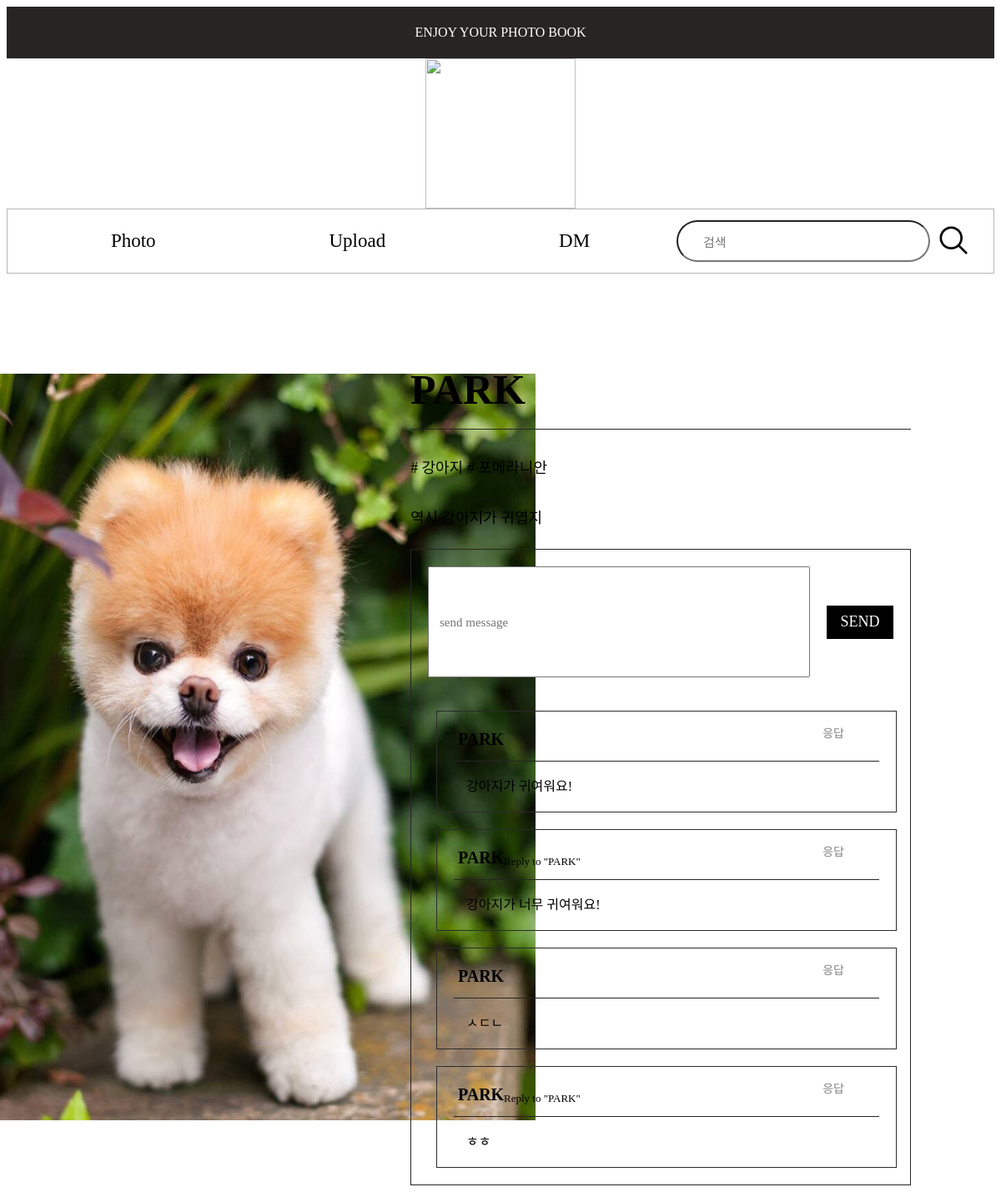
The app's page /photo_detail/9 with its own data.
### tables this page shows
CREATE TABLE photo_table (
    photo_ID INTEGER PRIMARY KEY AUTOINCREMENT,
    user_ID INTEGER NOT NULL,
    photo_img TEXT NOT NULL,
    photo_describ TEXT NOT NULL,
    FOREIGN KEY (user_ID) REFERENCES user_table(ID)
);

CREATE TABLE user_table (
    ID INTEGER PRIMARY KEY AUTOINCREMENT,
    user_nickname TEXT NOT NULL,
    user_ID TEXT NOT NULL UNIQUE,
    user_PW TEXT NOT NULL
);

CREATE TABLE DM_table (
    DM_ID INTEGER PRIMARY KEY AUTOINCREMENT,
    user_ID INTEGER NOT NULL,
    photo_ID INTEGER NOT NULL,
    DM_msg TEXT NOT NULL, parent_user_name TEXT, parent_ID TEXT,
    FOREIGN KEY (user_ID) REFERENCES user_table(ID),
    FOREIGN KEY (photo_ID) REFERENCES photo_table(photo_ID)
);

### signup.py (the view)
@app.route('/photo_detail/<int:item_id>')
def photo_detail(item_id):
    with sqlite3.connect('photo_album.db') as con:
        cur = con.cursor()
        cur.execute('''
            SELECT photo_table.photo_img, user_table.user_nickname, GROUP_CONCAT(photo_keyword_table.keyword), photo_table.photo_describ, photo_table.user_ID
            FROM photo_table
            JOIN user_table ON photo_table.user_ID = user_table.ID
            LEFT JOIN photo_keyword_table ON photo_table.photo_ID = photo_keyword_table.photo_ID
            WHERE photo_table.photo_ID = ?
            GROUP BY photo_table.photo_ID
        ''', (item_id,))
        photo = cur.fetchone()
        cur.execute('''
            SELECT DM_table.DM_ID, DM_table.DM_msg, user_table.user_nickname, DM_table.user_ID, DM_table.parent_ID
            FROM DM_table
            JOIN user_table ON DM_table.user_ID = user_table.ID
            WHERE DM_table.photo_ID = ?
            ORDER BY DM_table.DM_ID ASC
        ''', (item_id,))
        dms = cur.fetchall()
        is_user = 'user_id' in session and session['user_id'] == photo[4]
    keywords = photo[2] if photo[2] is not None else ''
    keywords_list = keywords.split(',')
    formatted_keywords = ' '.join([f'# {kw.strip()}' for kw in keywords_list])
    dms_with_parent = []
    for dm in dms:
        parent_user_name = None
        if dm[4]:  # parent_ID가 있는 경우
            cur.execute('SELECT user_nickname FROM user_table WHERE ID = (SELECT user_ID FROM DM_table WHERE DM_ID = ?)', (dm[4],))
            parent_user_name_result = cur.fetchone()
            if parent_user_name_result:
                parent_user_name = parent_user_name_result[0]
        dms_with_parent.append((dm[0], dm[1], dm[2], dm[3], dm[4], parent_user_name))
    item = {
    'id': item_id,
    'author': photo[1],
    'keywords': formatted_keywords,
    'description': photo[3],
    'img_src': photo[0],
    'is_user': is_user
    }
    return render_template('photo_detail.html', item=item, dms=dms_with_parent)

### templates/photo_detail.html (shortened to what this page needs)
<!DOCTYPE html>
<html>
<head>
    <link rel="stylesheet" href="{{ url_for('static', filename='photo_detail.css') }}" />
</head>
<body>
    <div id='top'>ENJOY YOUR PHOTO BOOK</div>
    <div id="camera_img_container">
        <img id='camera_img' src="{{ url_for('static', filename='assets/camera.png') }}">
    </div>
    <div id="container">
        <div id='topbar_container'>
            <div class="topbar_btn_container"><button class='topbar_btn' onclick="location.href='{{ url_for('mainpage') }}'">Photo</button></div>
            <div class="topbar_btn_container"><button class='topbar_btn' onclick="location.href='{{ url_for('photo_upload') }}'">Upload</button></div>
            <div class="topbar_btn_container"><button class='topbar_btn' onclick="location.href='{{ url_for('dm_list') }}'">DM</button></div>
            <div id="keyword_container">
                <form action="search_keyword" method="POST">
                    <input type="text" id="keyword" name="keyword" placeholder="검색">
                    <button id="search_btn"><img id='search_img' src="{{ url_for('static', filename='assets/search.png') }}"></button>
                </form>
            </div>
        </div>
        <div id="photo_container">
            <div class='photo'>
                <img class='photo_img' src="{{ url_for('static', filename=item['img_src']) }}">
            </div>
        </div>
        <div id='photo_detail_container'>
            <div class="photo_detail">
                <p class="author">{{ item['author'] }}</p>
                <p class="line"></p>
                <p class="keyword"><span class="keyword-item">{{ item['keywords'] }}</span></p>
                <p class="description">{{ item['description'] }}</p>
            </div>
        </div>
        <div id="msg_container">
            <div class="msg_send_container">
                <form action="{{ url_for('msg_send') }}" method="POST">
                    <input type="text" id="msg" name="msg" placeholder="send message">
                    <button id="send_btn">SEND</button>
                </form>
            </div>
            {% for dm in dms %}
            <div class="user_msg_container {% if dm[4] %}reply_msg_container{% endif %}" id="msg_{{ dm[0] }}">
                <p class="user_name">{{ dm[2] }}</p>
                <p class="mini_line"></p>
                <p class="direct_msg">{{ dm[1] }}</p>
                {% if dm[5] %}
                <p class="reply_to">Reply to "{{ dm[5] }}"</p>
                {% endif %}
                <button class='reply_btn' onclick="showReplyForm({{ dm[0] }})">응답</button>
            </div>
        {% endfor %}
        </div>
    </div>
</body>
</html>

### static/photo_detail.css (style rules this page uses)
body { font-family: 'Pretendard-Regular'; }
#top { display: flex; justify-content: center; align-items: center; background-color: #272424; color : #FFFFFF; height: 62px; }
#container { display: grid; grid-template-columns: repeat(3, 1fr); grid-template-rows: auto; gap: 0; }
#camera_img_container { display: flex; justify-content: center; align-items: center; }
#camera_img { width: 180px; height: 180px; }
#topbar_container { grid-column: 1/4; border-style: solid; border-color:#b7b7b7; border-width: 1px; display: flex; justify-content: center; align-items: center; height: 76px; padding: 0 20px; }
.topbar_btn_container { display: flex; justify-content: center; align-items: center; gap : 20px; flex-wrap: nowrap; flex-grow : 1; }
.topbar_btn { color:black; background-color: #FFFFFF; border:0px; font-size: 23px; font-family: 'Pretendard-Regular'; }
#keyword_container { margin-left: auto; display: flex; justify-content: flex-end; }
#search_btn { background-color: #FFFFFF; border:0px; }
#keyword { border-radius: 50px; width: 278px; height: 44px; font-size: 22px; padding-left: 20px; }
input::placeholder { display: flex; align-items: center; font-size: 20px; padding-left: 10px; font-family: 'Pretendard-Regular'; }
#search_img { width:44px; height: 44px; }
form { display: flex; align-items: center; justify-content: center; }
#photo_container { grid-row : 2/4; grid-column: 1/3; }
.photo { margin-top: 120px; display: flex; align-items: center; flex-direction: column; }
.photo_img { width: 784px; height: 895px; }
#photo_detail_container { grid-column : 3/4; grid-row: 2/3; display: flex; height: 100%; position: relative; }
.photo_detail { margin-top: 120px; display: flex; align-items: center; flex-direction: column; }
.author { position: absolute; top: 60px; left: 0; font-size: 50px; font-weight: 650; }
.line { position: absolute; top: 170px; left: 0; content: ""; background-color: #272424; height: 1px; width: 600px; }
.keyword { position: absolute; top : 200px; left: 0; font-size: 18px; font-weight: 400; }
.keyword-item { margin-right:5px; }
.description { position: absolute; top : 260px; left: 0; font-size: 18px; font-weight: 400; }
#msg_container { margin-top: 210px; margin-right: 100px; border: #272424; border-style: solid; border-width: 1px; min-height: 640px; }
#msg { margin: 20px; width: 450px; height: 127px; font-size: 18px; }
input::placeholder { display: flex; font-size: 15px; font-family: 'Pretendard-Regular'; }
#send_btn { margin-right: 20px; display: block; font-size: 18px; background-color: black; color: white; text-align: center; border: 0px; width: 80px; height: 40px; font-family: 'Pretendard-Regular'; }
.user_msg_container { display: flex; position: relative; margin-left: 30px; margin-top: 20px; margin-bottom: 20px; border: #2b2b2b; border-style: solid; border-width: 1px; width: 550px; height: 120px; }
.user_name { position: absolute; top: 2px; margin-left: 25px; font-size: 20px; font-weight: 600; }
.mini_line { position: absolute; top: 43px; left: 0; margin-left: 20px; content: ""; background-color: #272424; height: 1px; width: 510px; }
.direct_msg { position: absolute; top: 60px; margin-left: 35px; font-size: 16px; }
.reply_btn { position: absolute; top: 14px; right: 56px; font-size: 14px; color: #808080; background-color: transparent; border: 0; font-family: 'Pretendard-Regular'; }
.reply_to { margin-left: 20px; display: flex; position: absolute; top:17px; left: 60px; font-size: 13px; }
.reply_msg_container { display: flex; position: relative; margin-left: 30px; margin-top: 20px; margin-bottom: 20px; border: #2b2b2b; border-style: solid; border-width: 1px; width: 550px; height: 120px; }

### records on screen
photo_table: photo_img (picture), description "역시 강아지가 귀엽지"
user_table: author "PARK", user_nickname "PARK" "PARK", user_nickname "PARK" "PARK"
DM_table: user_nickname "PARK", DM_msg "강아지가 귀여워요!"
DM_table: DM_msg "강아지가 너무 귀여워요!"
DM_table: user_nickname "PARK", DM_msg "ㅅㄷㄴ"
DM_table: DM_msg "ㅎㅎ"

### other values on screen
{{ item['keywords'] }} "# 강아지 # 포메라니안"
